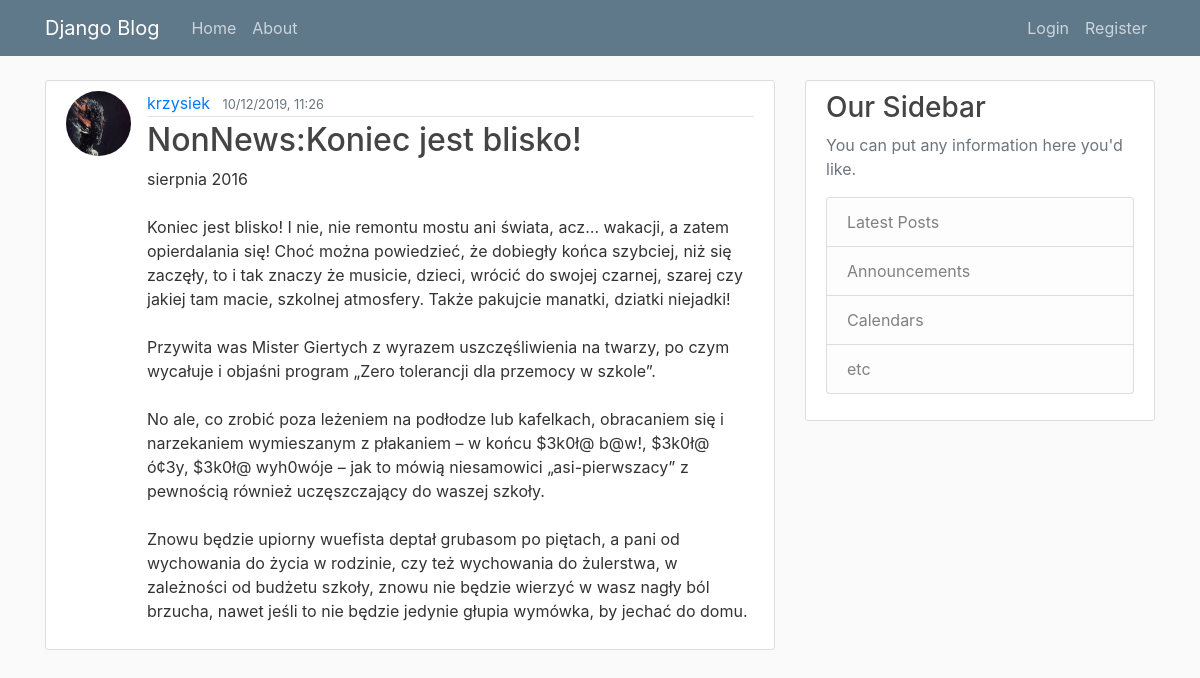
/post/16/, run on the app's committed database.
### blog/models.py (models this page shows, shortened)
class Post(models.Model):
    title = models.CharField(max_length=100)
    content = models.TextField()
    date_posted = models.DateTimeField(default=timezone.now)
    author = models.ForeignKey(User, on_delete=models.CASCADE)

### users/models.py (models this page shows, shortened)
class Profile(models.Model):
    user = models.OneToOneField(User, on_delete=models.CASCADE)
    image = models.ImageField(default='default.jpg', upload_to='profile_pics')

### blog/views.py (the view)
# urls.py: path('post/<int:pk>/', PostDetailView.as_view(), name='post-detail'),
class PostDetailView(DetailView):
    model = Post

### blog/templates/blog/post_detail.html (shortened to what this page needs)
{% extends "blog/base.html" %}
{% block content %}
    <article class="media content-section">
        <img class="rounded-circle article-img" src="{{ object.author.profile.image.url }}">
        <div class="media-body">
            <div class="article-metadata">
                <a class="mr-2" href="{% url 'user-posts' object.author.username %}">{{ object.author }}</a>
                <small class="text-muted">{{ object.date_posted|date:"d/m/Y, H:i" }}</small>
            </div>
            <h2 class="article-title">{{ object.title }}</h2>
            <p class="article-content">{{ object.content }}</p>
        </div>
    </article>
{% endblock content %}

### blog/static/blog/main.css (style rules this page uses)
body { background: #fafafa; color: #333333; margin-top: 5rem; }
h1, h2, h3, h4, h5, h6 { color: #444444; }
.content-section { background: #ffffff; padding: 10px 20px; border: 1px solid #dddddd; border-radius: 3px; margin-bottom: 20px; }
.article-title { color: #444444; }
.article-content { white-space: pre-line; }
.article-img { height: 65px; width: 65px; margin-right: 16px; }
.article-metadata { padding-bottom: 1px; margin-bottom: 4px; border-bottom: 1px solid #e3e3e3 }

### data on the page
Post: author.profile.image (picture), author "krzysiek", date_posted "10/12/2019, 11:26", title "NonNews:Koniec jest blisko!", content "sierpnia 2016 Koniec jest blisko! I nie, nie remontu mostu ani świata, acz… wakacji, a zatem opierdalania się! Choć można powiedzieć, że dobiegły końca szybciej, niż się zaczęły, to i tak znaczy że musicie, dzieci, wrócić do swojej czarnej, szarej czy jakiej tam macie, szkolnej atmosfery. Także pakujcie manatki, dziatki niejadki! Przywita was Mister Giertych z wyrazem uszczęśliwienia na twarzy, po czym wycałuje i objaśni program „Zero tolerancji dla przemocy w szkole”. No ale, co zrobić poza leżeniem na podłodze lub kafelkach, obracaniem się i narzekaniem wymieszanym z płakaniem – w końcu $3k0ł@ b@w!, $3k0ł@ ó¢3y, $3k0ł@ wyh0wóje – jak to mówią niesamowici „asi-pierwszacy” z pewnością…"
